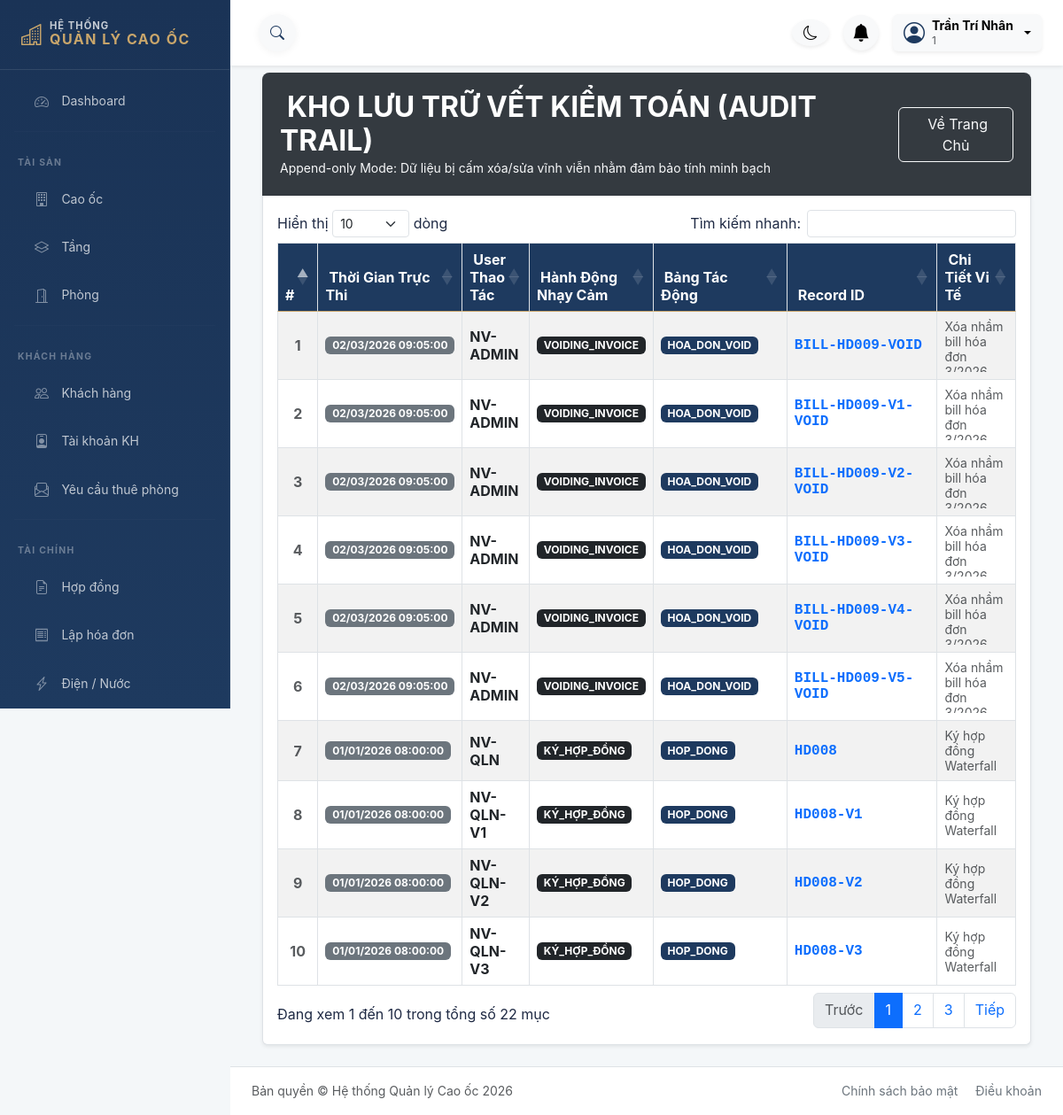
The page /modules/audit_log/index.php (signed in) on the database its author committed.
### tables this page shows
CREATE TABLE AUDIT_LOG (
    id INT AUTO_INCREMENT PRIMARY KEY,
    maNguoiDung VARCHAR(50),
    hanhDong VARCHAR(50) NOT NULL,
    bangBiTacDong VARCHAR(50) NOT NULL,
    recordId VARCHAR(50),
    chiTiet TEXT,
    ipAddress VARCHAR(45) NULL COMMENT 'IP client khi thuc hien hanh dong',
    thoiGian DATETIME DEFAULT CURRENT_TIMESTAMP
);

### modules/audit_log/index.php (the view, shortened to what this page needs)
<?php
$pdo = Database::getInstance()->getConnection();
try {
    $stmt = $pdo->query("
        SELECT id, maNguoiDung, hanhDong, bangBiTacDong, recordId, chiTiet, thoiGian
        FROM AUDIT_LOG
        ORDER BY thoiGian DESC
        LIMIT 500 -- Chặn query tràn RAM
    ");
    $logs = $stmt->fetchAll(PDO::FETCH_ASSOC);
} catch (PDOException $e) {
    if (session_status() === PHP_SESSION_NONE) { session_start(); }
    error_log("[" . basename(__FILE__) . "] Lỗi DB: " . $e->getMessage());
    $_SESSION['error_msg'] = "Đã xảy ra lỗi hệ thống. Vui lòng liên hệ quản trị viên.";
    header("Location: " . BASE_URL . "modules/dashboard/admin.php");
    exit();
}
?>
<head>
    <?php include __DIR__ . '/../../includes/admin/admin-header.php'; ?>
</head>
<div class="admin-layout">
    <?php include __DIR__ . '/../../includes/admin/sidebar.php'; ?>
    <div class="admin-main-wrapper flex-grow-1">
        <?php include __DIR__ . '/../../includes/admin/topbar.php'; ?>
        <main class="admin-main-content">
<div class="container-fluid">
    <div class="audit-header d-flex justify-content-between align-items-center shadow-sm mb-0">
        <div>
            <h2 class="mb-0 fw-bold"><i class="fa-solid fa-user-secret me-2 text-warning"></i>KHO LƯU TRỮ VẾT KIỂM TOÁN (AUDIT TRAIL)</h2>
            <small class="text-light">Append-only Mode: Dữ liệu bị cấm xóa/sửa vĩnh viễn nhằm đảm bảo tính minh bạch</small>
        </div>
        <a href="../../index.php" class="btn btn-outline-light"><i class="fa-solid fa-house me-1"></i>Về Trang Chủ</a>
    </div>
    <div class="bg-white p-3 shadow-sm border border-top-0 rounded-bottom">
        <div class="table-responsive">
            <table class="table table-bordered table-striped log-table align-middle table-datatable">
                <thead>
                    <tr>
                        <th class="text-center" width="5%">#</th>
                        <th width="15%"><i class="fa-regular fa-clock me-1"></i>Thời Gian Trực Thi</th>
                        <th width="15%"><i class="fa-solid fa-user-shield me-1"></i>User Thao Tác</th>
                        <th width="15%"><i class="fa-solid fa-bolt me-1"></i>Hành Động Nhạy Cảm</th>
                        <th width="15%"><i class="fa-solid fa-database me-1"></i>Bảng Tác Động</th>
                        <th width="10%"><i class="fa-solid fa-fingerprint me-1"></i>Record ID</th>
                        <th width="25%"><i class="fa-solid fa-circle-info me-1"></i>Chi Tiết Vi Tế</th>
                    </tr>
                </thead>
                <tbody>
                    <?php if(empty($logs)): ?>
                        <tr><td colspan="7" class="text-center py-4 text-muted border-bottom-0">Chưa có bản ghi hoạt động nào lọt vào Trạm kiểm soát.</td></tr>
                    <?php else: ?>
                        <?php foreach($logs as $idx => $lg): ?>
                        <tr>
                            <td class="text-center text-muted fw-bold"><?= $idx + 1 ?></td>
                            <td><span class="badge bg-secondary"><?= date('d/m/Y H:i:s', strtotime($lg['thoiGian'])) ?></span></td>
                            <td><strong class="text-dark"><?= htmlspecialchars($lg['maNguoiDung']) ?></strong></td>
                            <td>
                                <?php if($lg['hanhDong'] == 'VOID_INVOICE'): ?>
                                    <span class="badge bg-danger"><i class="fa-solid fa-radiation me-1"></i>VOID INVOICE</span>
                                <?php elseif($lg['hanhDong'] == 'RESTORE_DATA'): ?>
                                    <span class="badge bg-success"><i class="fa-solid fa-recycle me-1"></i>RESTORE DATA</span>
                                <?php else: ?>
                                    <span class="badge bg-dark"><?= htmlspecialchars($lg['hanhDong']) ?></span>
                                <?php endif; ?>
                            </td>
                            <td><span class="badge" style="background:#1e3a5f;"><?= htmlspecialchars($lg['bangBiTacDong']) ?></span></td>
                            <td class="font-monospace text-primary fw-bold"><?= htmlspecialchars($lg['recordId']) ?></td>
                            <td><small class="text-muted d-block" style="max-height:60px; overflow-y:auto;"><?= htmlspecialchars($lg['chiTiet']) ?></small></td>
                        </tr>
                        <?php endforeach; ?>
                    <?php endif; ?>
                </tbody>
            </table>
        </div>
        </div>
    </div>
        </main>
        <?php include __DIR__ . '/../../includes/admin/admin-footer.php'; ?>
    </div>
</div>
</body>
</html>

### rows shown on the page
audit_log: thoiGian "02/03/2026 09:05:00", maNguoiDung "NV-ADMIN", hanhDong "VOIDING_INVOICE", bangBiTacDong "HOA_DON_VOID", recordId "BILL-HD009-VOID", chiTiet "Xóa nhầm bill hóa đơn…"
audit_log: thoiGian "02/03/2026 09:05:00", maNguoiDung "NV-ADMIN", hanhDong "VOIDING_INVOICE", bangBiTacDong "HOA_DON_VOID", recordId "BILL-HD009-V1-VOID", chiTiet "Xóa nhầm bill hóa đơn…"
audit_log: thoiGian "02/03/2026 09:05:00", maNguoiDung "NV-ADMIN", hanhDong "VOIDING_INVOICE", bangBiTacDong "HOA_DON_VOID", recordId "BILL-HD009-V2-VOID", chiTiet "Xóa nhầm bill hóa đơn…"
audit_log: thoiGian "02/03/2026 09:05:00", maNguoiDung "NV-ADMIN", hanhDong "VOIDING_INVOICE", bangBiTacDong "HOA_DON_VOID", recordId "BILL-HD009-V3-VOID", chiTiet "Xóa nhầm bill hóa đơn…"
audit_log: thoiGian "02/03/2026 09:05:00", maNguoiDung "NV-ADMIN", hanhDong "VOIDING_INVOICE", bangBiTacDong "HOA_DON_VOID", recordId "BILL-HD009-V4-VOID", chiTiet "Xóa nhầm bill hóa đơn…"
audit_log: thoiGian "02/03/2026 09:05:00", maNguoiDung "NV-ADMIN", hanhDong "VOIDING_INVOICE", bangBiTacDong "HOA_DON_VOID", recordId "BILL-HD009-V5-VOID", chiTiet "Xóa nhầm bill hóa đơn…"
audit_log: thoiGian "01/01/2026 08:00:00", maNguoiDung "NV-QLN", hanhDong "KÝ_HỢP_ĐỒNG", bangBiTacDong "HOP_DONG", recordId "HD008", chiTiet "Ký hợp đồng Waterfall"
audit_log: thoiGian "01/01/2026 08:00:00", maNguoiDung "NV-QLN-V1", hanhDong "KÝ_HỢP_ĐỒNG", bangBiTacDong "HOP_DONG", recordId "HD008-V1", chiTiet "Ký hợp đồng Waterfall"
audit_log: thoiGian "01/01/2026 08:00:00", maNguoiDung "NV-QLN-V2", hanhDong "KÝ_HỢP_ĐỒNG", bangBiTacDong "HOP_DONG", recordId "HD008-V2", chiTiet "Ký hợp đồng Waterfall"
audit_log: thoiGian "01/01/2026 08:00:00", maNguoiDung "NV-QLN-V3", hanhDong "KÝ_HỢP_ĐỒNG", bangBiTacDong "HOP_DONG", recordId "HD008-V3", chiTiet "Ký hợp đồng Waterfall"

### other values the page prints
$ten_user "Trần Trí Nhân"
$user_role "1"
